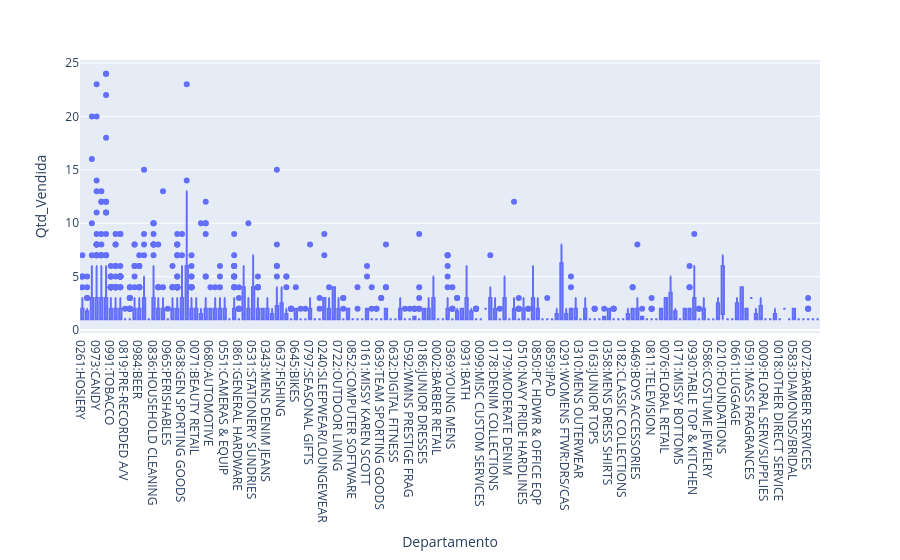

This figure's notebook cell:
### Code cell
px.box(df, x='Departamento', y='Qtd_Vendida')

### Figure 1 — Plotly figure (JSON) as saved in the notebook; plotly's stock layout.template omitted (floating-point values rounded to 4 significant figures; data arrays with more than 128 entries replaced by an {"elided": "..."} marker saying what was removed)
{"data": [{"alignmentgroup": "True", "hovertemplate": "Departamento=%{x}<br>Qtd_Vendida=%{y}<extra></extra>", "legendgroup": "", "marker": {"color": "#636efa"}, "name": "", "notched": false, "offsetgroup": "", "orientation": "v", "showlegend": false, "type": "box", "x": {"elided": "4390 str values"}, "x0": " ", "xaxis": "x", "y": {"elided": "4390 int values"}, "y0": " ", "yaxis": "y"}], "layout": {"boxmode": "group", "legend": {"tracegroupgap": 0}, "margin": {"t": 60}, "xaxis": {"anchor": "y", "domain": [0, 1], "title": {"text": "Departamento"}}, "yaxis": {"anchor": "x", "domain": [0, 1], "title": {"text": "Qtd_Vendida"}}}}
